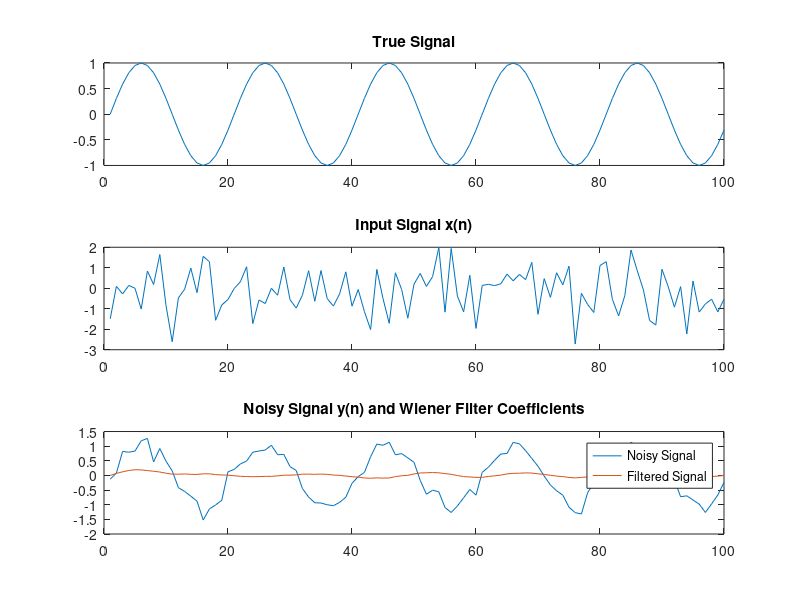

Write MATLAB code to recreate this figure.
% Parameters
N = 100;   % Number of samples
M = 10;    % Filter order

% Generate input signal x(n) - Assume a white Gaussian noise
x = randn(1, N);

% Generate desired signal y(n) - A sinusoidal signal corrupted by noise
true_signal = sin(2 * pi * 0.05 * (0:N-1));
noise = 0.2 * randn(1, N);
y = true_signal + noise;

% Compute the autocorrelation matrix Rxx
Rxx = xcorr(x, x);
Rxx = toeplitz(Rxx);
Rxx = Rxx(1:2*M+1,1:2*M+1);
% Compute the cross-correlation vector Rxy
Rxy = xcorr(x, y, M, 'coeff');

% Solve the Wiener-Hopf equations to find the filter coefficients
h = pinv(Rxx) * Rxy';

filtered_signal = filtfilt(h,1,x);

% Plot the signals
figure;

subplot(3, 1, 1);
plot(true_signal);
title('True Signal');

subplot(3, 1, 2);
plot(x);
title('Input Signal x(n)');

subplot(3, 1, 3);
plot(y);
hold on;
plot(filtered_signal)
title('Noisy Signal y(n) and Wiener Filter Coefficients');
legend('Noisy Signal', 'Filtered Signal');
